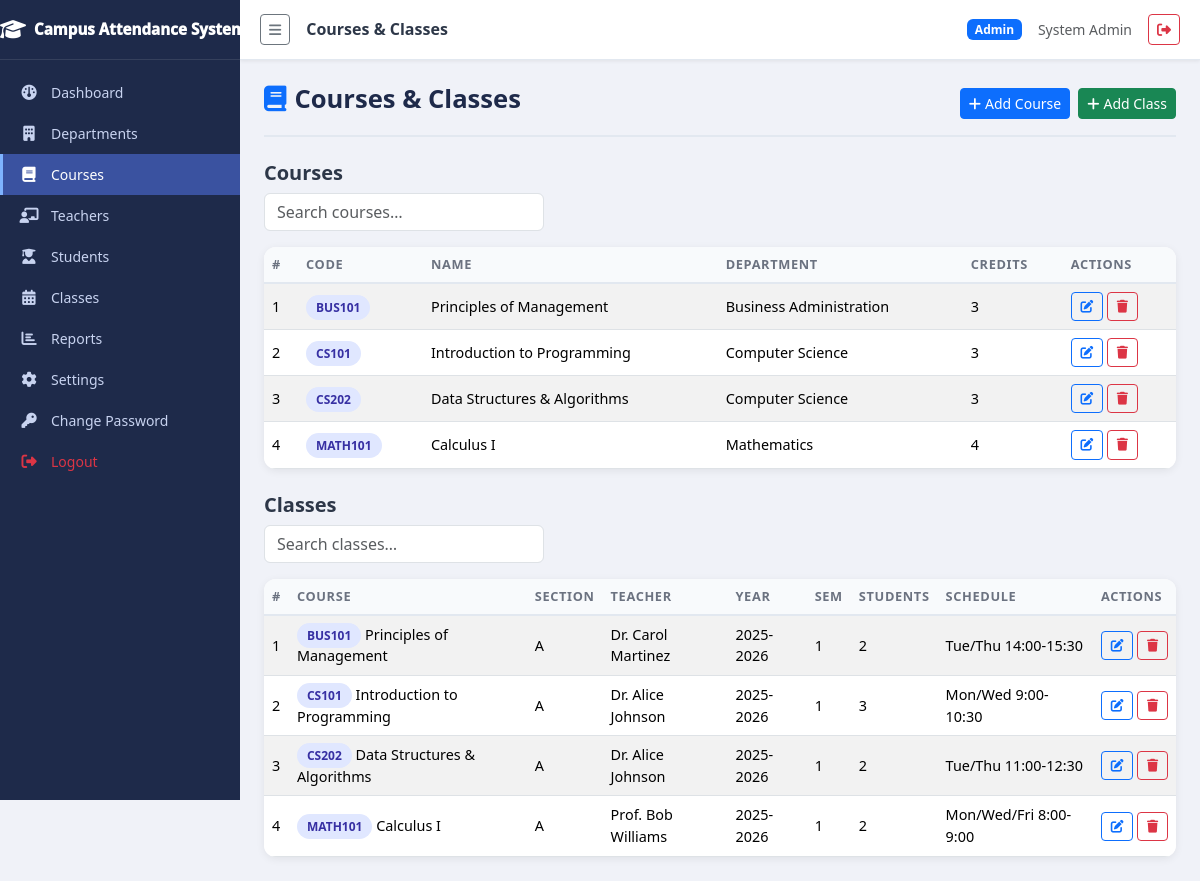
The page /admin/courses.php (signed in) on the database its author committed.
### tables this page shows
CREATE TABLE settings (
  setting_key   varchar(60) NOT NULL,
  setting_value text        DEFAULT NULL,
  PRIMARY KEY (setting_key)
);

CREATE TABLE courses (
  id         int           NOT NULL AUTO_INCREMENT,
  code       varchar(20)   NOT NULL,
  name       varchar(100)  NOT NULL,
  dept_id    int           NOT NULL,
  credits    int           NOT NULL DEFAULT 3,
  created_at datetime      NOT NULL DEFAULT CURRENT_TIMESTAMP,
  PRIMARY KEY (id),
  UNIQUE KEY uq_course_code (code),
  KEY fk_course_dept (dept_id),
  CONSTRAINT fk_course_dept FOREIGN KEY (dept_id) REFERENCES departments(id)
);

CREATE TABLE departments (
  id         int           NOT NULL AUTO_INCREMENT,
  name       varchar(100)  NOT NULL,
  code       varchar(20)   NOT NULL,
  created_at datetime      NOT NULL DEFAULT CURRENT_TIMESTAMP,
  PRIMARY KEY (id),
  UNIQUE KEY uq_dept_code (code)
);

CREATE TABLE classes (
  id            int           NOT NULL AUTO_INCREMENT,
  course_id     int           NOT NULL,
  teacher_id    int           NOT NULL,
  section       varchar(10)   NOT NULL,
  academic_year varchar(9)    NOT NULL,
  semester      tinyint       NOT NULL,
  schedule      varchar(100)  DEFAULT NULL,
  created_at    datetime      NOT NULL DEFAULT CURRENT_TIMESTAMP,
  PRIMARY KEY (id),
  KEY fk_class_course  (course_id),
  KEY fk_class_teacher (teacher_id),
  CONSTRAINT fk_class_course  FOREIGN KEY (course_id)  REFERENCES courses(id),
  CONSTRAINT fk_class_teacher FOREIGN KEY (teacher_id) REFERENCES users(id)
);

CREATE TABLE users (
  id         int           NOT NULL AUTO_INCREMENT,
  name       varchar(100)  NOT NULL,
  email      varchar(100)  NOT NULL,
  phone      varchar(20)   DEFAULT NULL,
  password   varchar(255)  NOT NULL,
  role       enum('admin','teacher','student') NOT NULL DEFAULT 'student',
  dept_id    int           DEFAULT NULL,
  avatar     varchar(255)  DEFAULT NULL,
  is_active  tinyint       NOT NULL DEFAULT 1,
  created_at datetime      NOT NULL DEFAULT CURRENT_TIMESTAMP,
  PRIMARY KEY (id),
  UNIQUE KEY uq_email (email),
  KEY fk_user_dept (dept_id),
  CONSTRAINT fk_user_dept FOREIGN KEY (dept_id) REFERENCES departments(id)
    ON DELETE SET NULL
);

### includes/auth.php (called while the page is built, shortened)
<?php
function current_user(): ?array {
  return $_SESSION['user'] ?? null;
}

### includes/functions.php (called while the page is built, shortened)
<?php
function get_setting(string $key, mixed $default = ''): mixed {
  $pdo  = get_db();
  $stmt = $pdo->prepare('SELECT setting_value FROM settings WHERE setting_key = :k');
  $stmt->execute([':k' => $key]);
  $row  = $stmt->fetch(PDO::FETCH_ASSOC);
  return ($row !== false) ? $row['setting_value'] : $default;
}
function get_courses(): array {
  $pdo  = get_db();
  $stmt = $pdo->query(
    'SELECT c.*, d.name AS dept_name
     FROM courses c
     JOIN departments d ON d.id = c.dept_id
     ORDER BY c.code'
  );
  return $stmt->fetchAll(PDO::FETCH_ASSOC);
}
function get_all_classes(): array {
  $pdo  = get_db();
  $stmt = $pdo->query(
    'SELECT cl.*, c.name AS course_name, c.code AS course_code,
            u.name AS teacher_name,
            (SELECT COUNT(*) FROM enrollments e WHERE e.class_id = cl.id) AS student_count
     FROM classes cl
     JOIN courses c ON c.id = cl.course_id
     JOIN users   u ON u.id = cl.teacher_id
     ORDER BY c.code, cl.section'
  );
  return $stmt->fetchAll(PDO::FETCH_ASSOC);
}

### admin/courses.php (the view, shortened to what this page needs)
<?php
require_once __DIR__ . '/../includes/auth.php';
require_once __DIR__ . '/../includes/functions.php';
$pageTitle = 'Courses & Classes';
$courses     = get_courses();
$classes     = get_all_classes();
require_once __DIR__ . '/../includes/header.php';
?>
<div class="page-header d-flex justify-content-between align-items-center">
  <h1><i class="fa fa-book me-2 text-primary"></i>Courses &amp; Classes</h1>
  <div class="d-flex gap-2">
    <button class="btn btn-primary btn-sm" data-bs-toggle="modal" data-bs-target="#courseModal">
      <i class="fa fa-plus me-1"></i>Add Course
    </button>
    <button class="btn btn-success btn-sm" data-bs-toggle="modal" data-bs-target="#classModal">
      <i class="fa fa-plus me-1"></i>Add Class
    </button>
  </div>
</div>
<h5 class="fw-semibold mb-2">Courses</h5>
<div class="mb-3"><input type="text" id="courseSearch" class="form-control search-box" placeholder="Search courses…"></div>
<div class="table-card mb-4">
  <div class="table-responsive">
    <table class="table table-striped table-hover mb-0" id="courseTable">
      <thead>
        <tr><th>#</th><th>Code</th><th>Name</th><th>Department</th><th>Credits</th><th>Actions</th></tr>
      </thead>
      <tbody>
        <?php foreach ($courses as $i => $c): ?>
        <tr>
          <td><?= $i+1 ?></td>
          <td><span class="badge-dept"><?= htmlspecialchars($c['code'],ENT_QUOTES,'UTF-8') ?></span></td>
          <td><?= htmlspecialchars($c['name'],ENT_QUOTES,'UTF-8') ?></td>
          <td><?= htmlspecialchars($c['dept_name'],ENT_QUOTES,'UTF-8') ?></td>
          <td><?= (int)$c['credits'] ?></td>
          <td class="action-btns">
            <a href="?edit_course=<?= $c['id'] ?>" class="btn btn-sm btn-outline-primary"><i class="fa fa-edit"></i></a>
            <form id="del-c-<?= $c['id'] ?>" method="POST" class="d-inline">
              <button type="button" class="btn btn-sm btn-outline-danger"
                      onclick="confirmDelete('del-c-<?= $c['id'] ?>','<?= htmlspecialchars(addslashes($c['name']),ENT_QUOTES,'UTF-8') ?>')">
                <i class="fa fa-trash"></i>
              </button>
            </form>
          </td>
        </tr>
        <?php endforeach; ?>
      </tbody>
    </table>
  </div>
</div>
<h5 class="fw-semibold mb-2" id="classes">Classes</h5>
<div class="mb-3"><input type="text" id="classSearch" class="form-control search-box" placeholder="Search classes…"></div>
<div class="table-card">
  <div class="table-responsive">
    <table class="table table-striped table-hover mb-0" id="classTable">
      <thead>
        <tr><th>#</th><th>Course</th><th>Section</th><th>Teacher</th><th>Year</th><th>Sem</th><th>Students</th><th>Schedule</th><th>Actions</th></tr>
      </thead>
      <tbody>
        <?php foreach ($classes as $i => $cl): ?>
        <tr>
          <td><?= $i+1 ?></td>
          <td><span class="badge-dept"><?= htmlspecialchars($cl['course_code'],ENT_QUOTES,'UTF-8') ?></span> <?= htmlspecialchars($cl['course_name'],ENT_QUOTES,'UTF-8') ?></td>
          <td><?= htmlspecialchars($cl['section'],ENT_QUOTES,'UTF-8') ?></td>
          <td><?= htmlspecialchars($cl['teacher_name'],ENT_QUOTES,'UTF-8') ?></td>
          <td><?= htmlspecialchars($cl['academic_year'],ENT_QUOTES,'UTF-8') ?></td>
          <td><?= (int)$cl['semester'] ?></td>
          <td><?= (int)$cl['student_count'] ?></td>
          <td><?= htmlspecialchars($cl['schedule'] ?? '—',ENT_QUOTES,'UTF-8') ?></td>
          <td class="action-btns">
            <a href="?edit_class=<?= $cl['id'] ?>" class="btn btn-sm btn-outline-primary"><i class="fa fa-edit"></i></a>
            <form id="del-cl-<?= $cl['id'] ?>" method="POST" class="d-inline">
              <button type="button" class="btn btn-sm btn-outline-danger"
                      onclick="confirmDelete('del-cl-<?= $cl['id'] ?>','<?= htmlspecialchars(addslashes($cl['course_name'].' '.$cl['section']),ENT_QUOTES,'UTF-8') ?>')">
                <i class="fa fa-trash"></i>
              </button>
            </form>
          </td>
        </tr>
        <?php endforeach; ?>
      </tbody>
    </table>
  </div>
</div>
<?php require_once __DIR__ . '/../includes/footer.php'; ?>

### includes/header.php (shortened to what this page needs)
<?php
$pageTitle = $pageTitle ?? 'Campus Attendance System';
require_once __DIR__ . '/auth.php';
require_once __DIR__ . '/functions.php';
$user       = current_user();
$schoolName = get_setting('school_name', 'Campus Attendance System');
$scriptPath = str_replace('\\', '/', $_SERVER['SCRIPT_FILENAME']);
$basePath   = str_replace('\\', '/', realpath(__DIR__ . '/..') . '/');
$depth      = substr_count(str_replace($basePath, '', $scriptPath), '/');
$base       = str_repeat('../', $depth);
$navItems = [];
if ($user) {
  switch ($user['role']) {
    case 'admin':
      $navItems = [
        ['icon'=>'fa-gauge',        'label'=>'Dashboard',    'href'=>$base.'admin/index.php'],
        ['icon'=>'fa-building',     'label'=>'Departments',  'href'=>$base.'admin/departments.php'],
        ['icon'=>'fa-book',         'label'=>'Courses',      'href'=>$base.'admin/courses.php'],
        ['icon'=>'fa-chalkboard-teacher','label'=>'Teachers','href'=>$base.'admin/teachers.php'],
        ['icon'=>'fa-user-graduate','label'=>'Students',     'href'=>$base.'admin/students.php'],
        ['icon'=>'fa-calendar-alt', 'label'=>'Classes',      'href'=>$base.'admin/courses.php#classes'],
        ['icon'=>'fa-chart-bar',    'label'=>'Reports',      'href'=>$base.'admin/reports.php'],
        ['icon'=>'fa-cog',          'label'=>'Settings',     'href'=>$base.'admin/settings.php'],
      ];
      break;
  }
  $navItems[] = ['icon'=>'fa-key', 'label'=>'Change Password', 'href'=>$base.'auth/change_password.php'];
  $navItems[] = ['icon'=>'fa-sign-out-alt', 'label'=>'Logout',  'href'=>$base.'auth/logout.php', 'class'=>'text-danger'];
}
$currentScript = basename($_SERVER['PHP_SELF']);
?>
<!DOCTYPE html>
<html lang="en">
<head>
  <link rel="stylesheet" href="https://cdnjs.cloudflare.com/ajax/libs/bootstrap/5.3.2/css/bootstrap.min.css">
  <link rel="stylesheet" href="https://cdnjs.cloudflare.com/ajax/libs/font-awesome/6.5.0/css/all.min.css">
  <link rel="stylesheet" href="<?= $base ?>assets/css/style.css">
</head>
<body>
<?php if ($user): ?>
<div class="sidebar" id="sidebar">
  <div class="sidebar-brand">
    <i class="fa fa-graduation-cap me-2"></i>
    <span class="brand-text"><?= htmlspecialchars($schoolName, ENT_QUOTES, 'UTF-8') ?></span>
  </div>
  <nav class="sidebar-nav">
    <?php foreach ($navItems as $item): ?>
      <?php
        $isActive  = (basename($item['href']) === $currentScript) ? 'active' : '';
        $extraClass = $item['class'] ?? '';
      ?>
      <a href="<?= htmlspecialchars($item['href'], ENT_QUOTES, 'UTF-8') ?>"
         class="sidebar-link <?= $isActive ?> <?= $extraClass ?>">
        <i class="fa-solid <?= htmlspecialchars($item['icon'], ENT_QUOTES, 'UTF-8') ?> sidebar-icon"></i>
        <span class="sidebar-label"><?= htmlspecialchars($item['label'], ENT_QUOTES, 'UTF-8') ?></span>
      </a>
    <?php endforeach; ?>
  </nav>
</div>
<div class="main-wrapper" id="mainWrapper">
  <header class="top-bar">
    <button class="btn btn-sm btn-outline-secondary me-3" id="sidebarToggle" title="Toggle Sidebar">
      <i class="fa fa-bars"></i>
    </button>
    <h6 class="top-bar-title mb-0"><?= htmlspecialchars($pageTitle, ENT_QUOTES, 'UTF-8') ?></h6>
    <div class="ms-auto d-flex align-items-center gap-3">
      <span class="badge bg-primary text-capitalize"><?= htmlspecialchars($user['role'], ENT_QUOTES, 'UTF-8') ?></span>
      <span class="d-none d-sm-inline text-muted small"><?= htmlspecialchars($user['name'], ENT_QUOTES, 'UTF-8') ?></span>
      <a href="<?= $base ?>auth/logout.php" class="btn btn-sm btn-outline-danger" title="Logout">
        <i class="fa fa-sign-out-alt"></i>
      </a>
    </div>
  </header>
  <div class="toast-container position-fixed top-0 end-0 p-3" id="toastContainer" style="z-index:9999"></div>
  <main class="content-area">
<?php else: ?>
<div id="toastContainer" class="toast-container position-fixed top-0 end-0 p-3" style="z-index:9999"></div>
<?php endif; ?>

### assets/css/style.css (style rules this page uses)
:root { --sidebar-width: 240px; --sidebar-collapsed: 64px; --sidebar-bg: #1e2a4a; --sidebar-hover: #2d3f6b; --sidebar-active: #3a52a0; --sidebar-text: #c8d3f0; --sidebar-text-dim: #7a8db5; --topbar-height: 60px; --topbar-bg: #ffffff; --content-bg: #f0f2f8; --card-radius: 12px; --transition: 0.25s ease; }
*, *::before, *::after { box-sizing: border-box; }
body { margin: 0; font-family: "Segoe UI", Tahoma, sans-serif; background: var(--content-bg); color: #2d3748; }
.sidebar { position: fixed; top: 0; left: 0; width: var(--sidebar-width); height: 100vh; background: var(--sidebar-bg); display: flex; flex-direction: column; overflow-x: hidden; overflow-y: auto; z-index: 1000; transition: width var(--transition); }
.sidebar-brand { display: flex; align-items: center; padding: 18px 0px; color: #fff; font-weight: 999; font-size: 0.95rem; border-bottom: 1px solid rgba(255, 255, 255, 0.1); min-height: var(--topbar-height); white-space: nowrap; overflow: hidden; }
.sidebar-brand .fa-graduation-cap { font-size: 1.3rem; flex-shrink: 0; }
.sidebar-nav { padding: 12px 0; flex: 1; }
.sidebar-link { display: flex; align-items: center; padding: 10px 16px; color: var(--sidebar-text); text-decoration: none; white-space: nowrap; overflow: hidden; transition: background var(--transition), color var(--transition); border-left: 3px solid transparent; }
.sidebar-link.active { background: var(--sidebar-active); color: #fff; border-left-color: #7eb3ff; }
.sidebar-icon { width: 20px; text-align: center; font-size: 0.95rem; flex-shrink: 0; }
.sidebar-label { margin-left: 12px; font-size: 0.875rem; transition: opacity var(--transition); }
.main-wrapper { margin-left: var(--sidebar-width); min-height: 100vh; display: flex; flex-direction: column; transition: margin-left var(--transition); }
.top-bar { height: var(--topbar-height); background: var(--topbar-bg); border-bottom: 1px solid #e2e8f0; display: flex; align-items: center; padding: 0 20px; position: sticky; top: 0; z-index: 999; box-shadow: 0 1px 4px rgba(0, 0, 0, 0.08); }
.top-bar-title { font-size: 1rem; font-weight: 600; color: #2d3748; }
.content-area { padding: 24px; flex: 1; }
.table-card { background: #fff; border-radius: var(--card-radius); box-shadow: 0 2px 8px rgba(0, 0, 0, 0.07); overflow: hidden; }
.table-card .table { margin-bottom: 0; }
.table th { font-size: 0.8rem; text-transform: uppercase; letter-spacing: 0.05em; color: #6b7280; background: #f8fafc; border-bottom: 2px solid #e2e8f0; }
.table td { vertical-align: middle; font-size: 0.9rem; }
.page-header { margin-bottom: 24px; padding-bottom: 12px; border-bottom: 2px solid #e2e8f0; }
.page-header h1 { font-size: 1.6rem; font-weight: 700; color: #1e2a4a; }
.search-box { max-width: 280px; }
.action-btns .btn { padding: 0.25rem 0.55rem; font-size: 0.8rem; }
.badge-dept { background: #e0e7ff; color: #3730a3; font-size: 0.75rem; padding: 4px 10px; border-radius: 20px; font-weight: 600; }
.action-btns { white-space: nowrap; }

### rows shown on the page
settings: setting_value "Campus Attendance…"
courses: code "BUS101", name "Principles of Management", dept.name "Business Administration", credits "3"
courses: code "CS101", name "Introduction to Programming", dept.name "Computer Science", credits "3"
courses: code "CS202", name "Data Structures & Algorithms", dept.name "Computer Science", credits "3"
courses: code "MATH101", name "Calculus I", dept.name "Mathematics", credits "4"
classes: course.code "BUS101", course.name "Principles of Management", section "A", teacher.name "Dr. Carol Martinez", academic_year "2025-2026", semester "1", student_count "2", schedule "Tue/Thu 14:00-15:30"
classes: course.code "CS101", course.name "Introduction to Programming", section "A", teacher.name "Dr. Alice Johnson", academic_year "2025-2026", semester "1", student_count "3", schedule "Mon/Wed 9:00-10:30"
classes: course.code "CS202", course.name "Data Structures & Algorithms", section "A", teacher.name "Dr. Alice Johnson", academic_year "2025-2026", semester "1", student_count "2", schedule "Tue/Thu 11:00-12:30"
classes: course.code "MATH101", course.name "Calculus I", section "A", teacher.name "Prof. Bob Williams", academic_year "2025-2026", semester "1", student_count "2", schedule "Mon/Wed/Fri 8:00-9:00"

### other values the page prints
$item['label'] "Dashboard"
$item['label'] "Departments"
$item['label'] "Courses"
$item['label'] "Teachers"
$item['label'] "Students"
$item['label'] "Classes"
$item['label'] "Reports"
$item['label'] "Settings"
$item['label'] "Change Password"
$item['label'] "Logout"
$pageTitle "Courses & Classes"
$user['role'] "Admin"
$user['name'] "System Admin"
